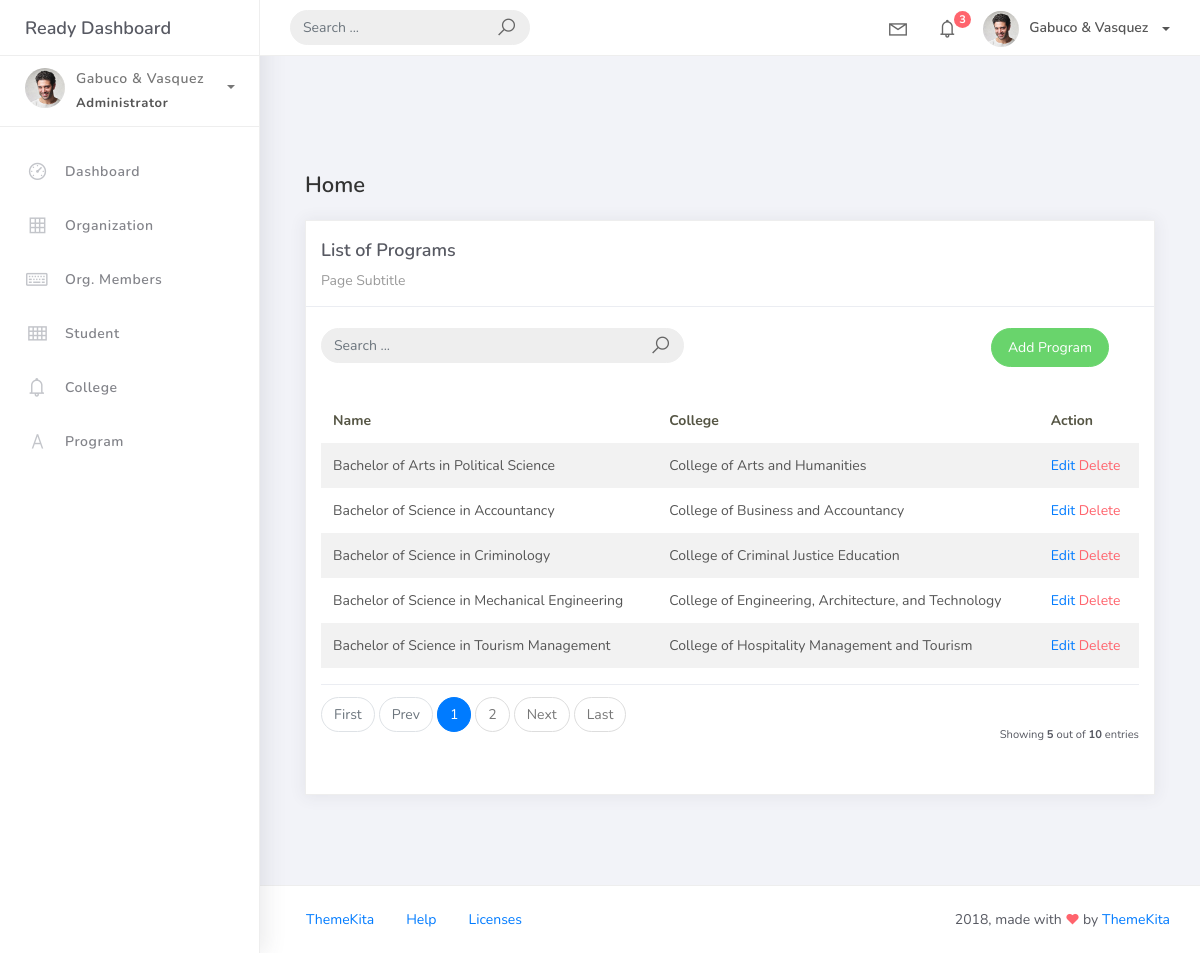
The page /program_list on the database its author committed.
### studentorg/models.py (models this page shows, shortened)
class BaseModel(models.Model):
    created_at = models.DateTimeField(auto_now_add=True, db_index=True)
    updated_at = models.DateTimeField(auto_now=True)
    class Meta:
        abstract = True

class Program(BaseModel):
    prog_name = models.CharField(max_length=150)
    college = models.ForeignKey(College, on_delete=models.CASCADE)

class College(BaseModel):
    college_name = models.CharField(max_length=150)
    def __str__(self):
        return self.college_name

### studentorg/views.py (the view)
# urls.py: path('program_list', views.ProgramList.as_view(), name='program-list'),
class ProgramList(ListView):
    model = Program
    context_object_name = 'program'
    template_name = 'program_list.html'
    paginate_by = 5
    def get_queryset(self, *args, **kwargs):
        qs = super(ProgramList, self).get_queryset(*args, **kwargs)
        if self.request.GET.get("q") != None:
            query = self.request.GET.get('q')
            qs = qs.filter(Q(prog_name__icontains=query)
                        | Q(college__college_name__icontains=query) )
        return qs

### templates/program_list.html
{% extends 'base.html' %}
{% load static %}
{% block content %}
    <div class="content">
        <div class="container-fluid">
            <h4 class="page-title">Home</h4>
            <div class="row">
                <div class="col-md-12">
                    <div class="card">
                        <div class="card-header">
                            <div class="card-title">List of Programs</div>
                            <div class="card-category">Page Subtitle</div>
                        </div>
                        <br />
                        <div class="col-md-12 row">
                            <div class="col-md-6">
                                <form class="navbar-left navbar-form nav-search mr-md-3" action="{% url 'program-list' %}">
                                    <div class="input-group">
                                        <input type="text" placeholder="Search ..." class="form-control" name="q" />
                                        <div class="input-group-append">
                                            <span class="input-group-text">
                                                <i class="la la-search search-icon"></i>
                                            </span>
                                        </div>
                                    </div>
                                </form>
                            </div>
                            <div class="col-md-6">
                                <div class="pull-right">
                                    <a href="{% url 'program-add' %}" class="btn btn-success btn-rounded">Add Program</a>
                                </div>
                            </div>
                        </div>
                        <div class="card-body">
                            <table class="table table-striped mt-3">
                                <thead>
                                    <tr>
                                        <th scope="col">Name</th>
                                        <th scope="col">College</th>
                                        <th scope="col">Action</th>
                                    </tr>
                                </thead>
                                <tbody>
                                    {% for object in object_list %}
                                    <tr>
                                        <td>{{ object.prog_name }}</td>
                                        <td>{{ object.college }}</td>
                                        <td>
                                            <a href="program_list/{{ object.id }}">Edit</a>
                                            <a href="program_list/{{ object.id }}/delete" class="text-danger">Delete</a>
                                        </td>
                                    </tr>
                                    {% empty %}
                                    <tr>
                                        <td colspan="4" style="text-align: center">
                                            <p class="text-sm font-weight-bold mb-0">No Records Found</p>
                                        </td>
                                    </tr>
                                    {% endfor %}
                                </tbody>
                            </table>
                            {% include 'includes/pagination.html' %}
                        </div>
                    </div>
                </div>
            </div>
        </div>
    </div>
{% endblock %}

### rows shown on the page
Program: prog_name "Bachelor of Arts in Political Science", college "College of Arts and Humanities"
Program: prog_name "Bachelor of Science in Accountancy", college "College of Business and Accountancy"
Program: prog_name "Bachelor of Science in Criminology", college "College of Criminal Justice Education"
Program: prog_name "Bachelor of Science in Mechanical Engineering", college "College of Engineering, Architecture, and Technology"
Program: prog_name "Bachelor of Science in Tourism Management", college "College of Hospitality Management and Tourism"

### other values the page prints
{{ page_num }} "1"
{{ page_num }} "2"
{{ object_list.count }} "5"
{{ paginator.count }} "10"
